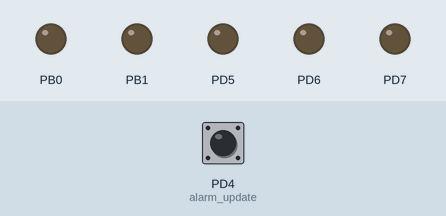
Simulated run of this program. Board: ATmega8, built with avr-gcc and emulated at 8 MHz. On the bench: output pins drawn as LEDs (lit = HIGH). Inputs (shaded band) come from the test bench; at power-on: PD4 (alarm_update) HIGH.

Above: at 1.2 s.
1.3 s: PD4 (alarm_update) pulled LOW for 0.15 s
At 2.1 s:
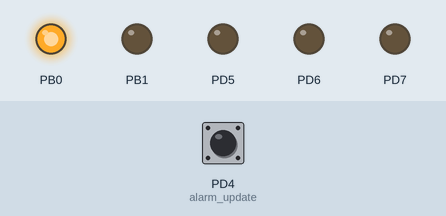
3.8 s: PD4 (alarm_update) pulled LOW for 1 s
At 6.9 s:
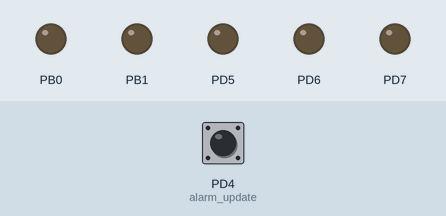
7.2 s: PD4 (alarm_update) pulled LOW for 3.2 s
At 8.3 s:
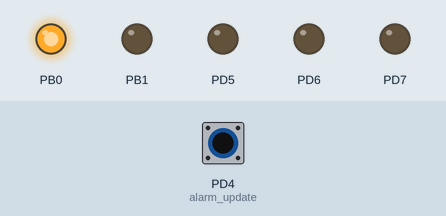
Timing chart, 0 to 12.8 s (numbered marks = the images above; inputs shaded):
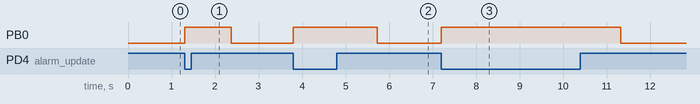

The program:

main.c
```c
/*
***************************************************************
* Geo's Wireless Skateboard: Skateboard ATmega8
* main.c
* Written By: Geoffrey Hunter
* Last Modification: 04/01/2011
*
***************************************************************
*/

/*
***Information***
Micro-controller: ATmega8

*/

/***Header Inclusions***/
#include "main.h"

/***Constants***/
#define NUMBER_OF_LEDS 3


/***Variables***/
static uint16_t tick0;
static uint8_t msg[8];
// Status byte (shared with remote, both units can change bits, as set in definitions.h)
static uint8_t status_byte;

// True on the first time a different state is entered
static uint8_t first_time = true;

/***Function Definitions***/
void setup_comms(void);
void setup_leds(void);

//Toggles O.K. LED once per second
ISR(TIMER0_OVF_vect)
{

	tick0++;
	if(tick0 >= 30)
	{
		//led_toggle(0);
		tick0 = 0;
		//usart_send(msg, 4);
	}
}


int main(void){

	/***Variables***/
	static enum main_states_enum main_state = off;

	/***Intialisation Routines***/
	setup_leds();

	setup_comms();

	tcnt0_init();
	//tcnt2_init();
	motor_init();
	alarm_init();
	buzzer_init();
	uint16_t count_led = 0;

	sei();
	while(1)
	{

		comms_update();
		buzzer_update();
		alarm_update();

		if(alarm_is_triggered())
		{
			buzzer_single_beep();
			alarm_reset();
		}

		// Main state machine
		switch(main_state)
		{

			case off:
				if(first_time == true)
				{
					// Clear on bit in status byte
					status_byte &= ( (1<<ON_BIT_POS)^0xFF );
					// Clear in range bit
					status_byte &= ( (1<<IN_RANGE_BIT_POS)^0xFF );
					motor_disable();
					led_off(0);
					first_time = false;
				}


				// Check if new packet has arrived from remote
				if(comms_is_new_packet())
				{
					main_state = in_range;
					first_time = true;
				}

				break;
			// Skateboard is in range of remote, but not turned on yet
			case in_range:
				if(first_time == true)
				{
					// Set in-range bit in status byte
					status_byte |= (1<<IN_RANGE_BIT_POS);
				}

				if(comms_is_new_packet())
				{
					if(comms_get_byte(STATUS_BYTE_POS) & (1<<ON_BIT_POS))
					{

						main_state = on;
						first_time = true;
					}
					msg[0] = 'r';
					msg[1] = 'm';
					msg[2] = 't';
					msg[3] = 0x03;
					msg[STATUS_BYTE_POS] = status_byte;
					msg[5] = 0x00;
					msg[6] = 0x00;
					msg[7] = '\0';
					comms_send(msg, 8);
				}
				/*
				if(comms_timeout())
				{
					// Turn off motor (user has lost all speed control)
					motor_set_speed(0);
					motor_disable();
					// Turn off skateboard if communication lost with remote
					main_state = off;
					first_time = true;
				}
				*/
				break;
			// Skateboard is on, and motor can be controlled
			case on:
				if(first_time == true)
				{
					// Set on bit in status byte
					status_byte |= (1 << ON_BIT_POS);
					// Enable motor
					motor_enable();
					// Turn power light on
					led_on(0);
					// Emit beep
					buzzer_single_beep();
					first_time = false;
				}


				status_byte |= (1 << ON_BIT_POS);
				if(comms_is_new_packet())
				{
					motor_update();
					if(!(comms_get_byte(STATUS_BYTE_POS) & (1<<ON_BIT_POS)))
					{
						main_state = off;
						first_time = true;
					}
					msg[0] = 'r';
					msg[1] = 'm';
					msg[2] = 't';
					msg[3] = 0x03;
					msg[STATUS_BYTE_POS] = status_byte;
					msg[5] = comms_get_byte(MOTOR_HIGH_BYTE_POS);
					msg[6] = comms_get_byte(MOTOR_LOW_BYTE_POS);
					msg[7] = '\0';
					comms_send(msg, 8);
				}


				/*
				// Check if comms has timed out (no packet received in limit set by COMMS_TIMEOUT_PERIOD)
				if(comms_timeout())
				{
					// Turn off motor (user has lost all speed control)
					motor_set_speed(0);
					motor_disable();
					// Turn off skateboard if communication lost with remote
					main_state = off;
				}
				*/
				// Check if remote has signalled to turn off


				break;
			default:
				break;
		}


	}
}

// Sets up leds. Once setup, use led_on(led_number), led_off(...) or led_toggle(...)
void setup_leds(void)
{
	static uint8_t *led_port[NUMBER_OF_LEDS + 1];
	static uint8_t led_pin[NUMBER_OF_LEDS + 1];
	// Define which port and pin each led is connected to, and then call led_init
	led_port[0] = &PORTD;
	led_pin[0] = 5;
	led_port[1] = &PORTD;
	led_pin[1] = 6;
	led_port[2] = &PORTD;
	led_pin[2] = 7;
	led_port[3] = '\0';
	led_pin[3] = '\0';
	led_init(led_port, led_pin);
}

// Sets up XBee comms. Iden chars are used to identify first 3 bytes of INCOMING packets
void setup_comms(void)
{
	static uint8_t iden_chars[3];
	iden_chars[0] = 's';
	iden_chars[1] = 'k';
	iden_chars[2] = 't';

	comms_init(iden_chars);
}
```

comms.c
```c
/*
***************************************************************
* Geo's Wireless Skateboard: Common File
* comms.c
* Written By: Geoffrey Hunter
* Last Modification: 22/12/2010
*
***************************************************************
*/

/***Header Inclusions***/
#include "comms.h"

/***Constants***/
#define NUM_OF_PACKET_BUFFERS 5
#define BUFFER_SIZE 50
#define RX_DATA_BUFFER_SIZE 50

// Bit positions of data in rx packet

#define MS1_BP 5	// Higher byte of motor speed
#define MS0_BP 6	// Lower byte of motor speed

/***Local Function Declarations***/
void comms_retrieve_data();
uint8_t comms_decode_packet();

/***Variables***/

//flags
static uint8_t new_packet_flg = false;
// Set when a byte has not been read from a new data packet
static uint8_t unread_data_flg = false;
static uint8_t comms_packet_buffer_overrun_flg = false;
static uint8_t comms_init_complete_flg = false;
static uint8_t comms_timeout_flg = true;

//rx variables
static comms_data_t comms_data;
static uint8_t packet_buffer[BUFFER_SIZE];
static uint8_t* iden_chars;

// counter for comms timeout
static uint16_t timeout_counter = 0;

/***Function Definitions***/

void comms_init(uint8_t* iden_chars_in)
{
	led_on(0);
	iden_chars = iden_chars_in;

	// Intialise usart used to communicate with comms
	usart_init();

	//Signal that intialisation is complete
	comms_init_complete_flg = true;
}


void comms_config(uint8_t *command, uint8_t *parameter, uint8_t parameter_bits)
{


}

void comms_update(void)
{
	comms_retrieve_data();

	//Decode if their are new packets present
	if(new_packet_flg)
	{
		// Reset timeout counter
		timeout_counter = 0;
		// Set timeout flag to false when new packet arrives
		comms_timeout_flg = false;
		new_packet_flg = false;
		// Set unread data flag (cleared when comms_get_byte is called)
		unread_data_flg = true;
	}
	else
	{
		// Increment timeout counter if no packet arrived
		timeout_counter++;
		// Set flag if timeout counter has reached the limit without being reset by a new packet arriving
		if(timeout_counter == COMMS_TIMEOUT_PERIOD)
		{
			comms_timeout_flg = true;
		}
	}
}

void comms_retrieve_data()
{
	static enum comms_states_enum comms_state = idle;
	static uint8_t packet_buffer_pos = 0;
	static uint8_t num_of_data_bytes = 0;
	static uint8_t rx_data_byte;

	while(usart_get_byte(&rx_data_byte))
	{

		switch(comms_state){
			case idle:

				packet_buffer_pos = 0;
				num_of_data_bytes = 0;
				if(rx_data_byte == iden_chars[0])
				{
					packet_buffer[packet_buffer_pos] = rx_data_byte;
					packet_buffer_pos++;
					comms_state = second_iden_char;
				}
				break;
			case second_iden_char:
				if(rx_data_byte == iden_chars[1])
				{
					packet_buffer[packet_buffer_pos] = rx_data_byte;
					packet_buffer_pos++;
					comms_state = third_iden_char;
				}
				else
				{
					// Go back to idle state if header not valid
					comms_state = idle;
				}
				break;
			case third_iden_char:
				if(rx_data_byte == iden_chars[2])
				{
					packet_buffer[packet_buffer_pos] = rx_data_byte;
					packet_buffer_pos++;
					comms_state = packet_data_count;
				}
				else
				{
					// Go back to idle state if header not valid
					comms_state = idle;
				}
				break;
			case packet_data_count:
				comms_state = packet_data;
				packet_buffer[packet_buffer_pos] = rx_data_byte;
				num_of_data_bytes = rx_data_byte;
				packet_buffer_pos++;
				break;

			case packet_data:

				packet_buffer[packet_buffer_pos] = rx_data_byte;
				packet_buffer_pos++;
				if(packet_buffer_pos >= 4+3) //FIX
				{
					comms_state = packet_complete;
				}

				break;
			case receiving_checksum:
				comms_state = packet_complete;
				break;
			case packet_complete:
				// Set new packet flag true so comms decode can be called
				new_packet_flg = true;
				led_toggle(2);
				comms_state = idle;
				break;
			default:
				comms_state = idle;
				break;
		}

		//packet_buffer_pos++;
		if(packet_buffer_pos > BUFFER_SIZE)					//Resets packet buffer index (shouldn't happen)
		{
			packet_buffer_pos = 0;
			comms_packet_buffer_overrun_flg = true;
		}
	}
}

uint8_t comms_get_byte(uint8_t byte_num)
{
	// Clear unread data flag once at east one byte from the new packet has been read
	unread_data_flg = false;
	return packet_buffer[byte_num];
}

// Function just passes variables onto usart
void comms_send(uint8_t *data, uint8_t num_of_bytes)
{
	usart_send(data, num_of_bytes);
}

// Returns true if comms has timeout because it has received a packet in COMMS_TIMEOUT_PERIOD
uint8_t comms_timeout(void)
{
	return comms_timeout_flg;
}

// Returns true if their is a new packet that hasn't been read
uint8_t comms_is_new_packet(void)
{
	return unread_data_flg;
}
```

comms.h
```c
/***************************************************************
 * Geo's Wireless Skateboard: Common File
 * comms.h
 * Written By: Geoffrey Hunter
 * Last Modification: 04/01/2012
 *
 ***************************************************************
 */

//***Header Guard***
#ifndef _COMMS_H
#define _COMMS_H

//***Header Inclusions
#include <stdio.h>
#include <stdint.h>
#include <avr/io.h>
#include <avr/interrupt.h>

#include "../common/definitions.h"
#include "../common/led.h"
#include "../common/usart.h"

//***Function Prototypes
void comms_init(uint8_t* iden_chars_in);
void comms_config(uint8_t *command, uint8_t *parameter, uint8_t parameter_bits);
void comms_update(void);
uint8_t comms_get_byte(uint8_t byte_num);
void comms_send(uint8_t *data, uint8_t num_of_bytes);
uint8_t comms_timeout(void);
uint8_t comms_is_new_packet(void);

/***ENUMERATIONS***/
enum comms_states_enum{
	idle,
	second_iden_char,
	third_iden_char,
	packet_data_count,
	packet_data,
	receiving_checksum,
	packet_complete,
};

typedef struct comms{
	uint16_t motor_speed;				//Range:
} comms_data_t;

#endif
```

definitions.h
```c
/*
***************************************************************
* Geo's Wireless Skateboard
* definitions.h
* Written By: Geoffrey Hunter
* Last Modification: 23/12/2010
*
***************************************************************
*/

//***Header Guard***
#ifndef _DEFINITIONS_H
#define _DEFINITIONS_H

#define true 1
#define false 0

// Definitions for remote to skateboard data packets (8 bit)
#define STATUS_BYTE_POS 4
#define MOTOR_HIGH_BYTE_POS 5
#define MOTOR_LOW_BYTE_POS 6
#define ON_BIT_POS 0
#define ALARM_BIT_POS 1
#define IN_RANGE_BIT_POS 2

// Number of state cycles that leds flash at (16-bit)
#define LED_FLASH_RATE 10000

// Number of state cycles before comms has time out if no packet has arrived (16-bit)
#define COMMS_TIMEOUT_PERIOD 50000
// Number of state cycles between each comms packet is sent
#define COMMS_SEND_CYCLES 1000

#define BUZZER_SINGLE_BEEP_CYCLES 50000

typedef union u_168bit{ uint16_t w;		//16 bit accessed as 1 uint
						uint8_t b[2];	//16 bit accessed as 2 bytes
} u_168bit_t;

#endif
```

led.c
```c
/*
***************************************************************
* Geo's Wireless Skateboard
* led.c
* Written By: Geoffrey Hunter
* Last Modification: 14/12/2010
*
***************************************************************
*/

#include "led.h"

static uint8_t **led_port;
static uint8_t *led_pin;


/*
	inputs:
		led_port_in: pointer to an array containing the port address for each led (with '0\' terminating array)
		led_pin_in: pointer to an array containing the pin number for each led
	outputs:
		none
	function:
		Gets the address's pointing to the array holding led information
*/
void led_init(uint8_t** led_port_in, uint8_t* led_pin_in)
{
	led_port = led_port_in;
	led_pin = led_pin_in;

	//Assigns every pin that an LED is connected to as an output
	uint8_t x = 0;
	while(led_port[x] != '\0')
	{
		if(led_port[x] == &PORTB)
		{
			DDRB = DDRB | (1 << led_pin[x]);
		}
		else if(led_port[x] == &PORTC)
		{
			DDRC = DDRC | (1 << led_pin[x]);
		}
		else if(led_port[x] == &PORTD)
		{
			DDRD = DDRD | (1 << led_pin[x]);
		}
		x++;
	}


}

void led_on(uint8_t led_number)
{
	*led_port[led_number] = *led_port[led_number] | (1 << led_pin[led_number]);
}

void led_off(uint8_t led_number)
{
	*led_port[led_number] = *led_port[led_number] & (0xFF ^ (1 << led_pin[led_number]));
}

void led_toggle(uint8_t led_number)
{
	*led_port[led_number] = *led_port[led_number] ^ (1 << led_pin[led_number]);
}
```

led.h
```c
/*
***************************************************************
* Geo's Wireless Skateboard: Common Files
* led.h
* Written By: Geoffrey Hunter
* Last Modification: 14/12/2010
*
***************************************************************
*/

//***Header Guard***
#ifndef _LEDS_H
#define _LEDS_H

//***File Inclusions***
#include <stdio.h>
#include <stdint.h>
#include <avr/io.h>
#include <avr/interrupt.h>

//***Function Prototypes***
void led_init(uint8_t** led_port_in, uint8_t* led_pin_in);
void led_on(uint8_t led_number);
void led_off(uint8_t led_number);
void led_toggle(uint8_t led_number);

#endif
```

tcnt0.c
```c
/*
***************************************************************
* Geo's Wireless Skateboard: Common Files
* tcnt0.c
* Written By: Geoffrey Hunter
* Last Modification: 22/12/2010
*
***************************************************************
*/

/***Header Inclusions***/
#include "tcnt0.h"

/***Constants***/

void tcnt0_init(void)
{
	// Set up timer/counter with 1024 clk divisor
	TCCR0 = (1<<CS02) | (0<<CS01) | (1<<CS00);

	//Enable overflow interrupt on TCNT0
	TIMSK = TIMSK  | (1<<TOIE0);

}
```

tcnt0.h
```c
/*
***************************************************************
* Geo's Wireless Skateboard
* tcnt0.h
* Written By: Geoffrey Hunter
* Last Modification: 22/12/2010
*
***************************************************************
*/

//***Header Guard***
#ifndef _TCNT0_H
#define _TCNT0_H

//***File Inclusions***
#include <stdio.h>
#include <stdint.h>
#include <avr/io.h>
#include <avr/interrupt.h>

/***Function Declarations***/
void tcnt0_init(void);

#endif
```

tcnt2.c
```c
/*
***************************************************************
* Geo's Wireless Skateboard: Common File
* tcnt2.c
* Written By: Geoffrey Hunter
* Last Modification: 05/01/2011
*
***************************************************************
*/

/***Header Inclusions***/
#include "tcnt2.h"

/***Constants***/


/***Local Function Declarations***/


/***Variables***/


void tcnt2_init(void)
{
	// Enable OC2 pin as an output
	DDRB |= (1<<PB3);

	// Set clock surce as main clock
	ASSR = (0<<AS2);
	OCR2 = 100;
	// OC2 output toggle, compare match mode, no clock (use tcnt2_enable to enable clock and start operation)
	TCCR2 = (0<<FOC2) | (1<<WGM21) | (0<<5) | (1<<4) | (0<<WGM20) | (1<<CS22) | (1<<CS21) | (0<<CS20);
	OCR2 = 100;
}

void tcnt2_set_limit(uint8_t limit)
{
	OCR2 = limit;
}

void tcnt2_enable(void)
{
	TCCR2 = (0<<FOC2) | (1<<WGM21) | (0<<COM21) | (1<<COM20) | (0<<WGM20) | (1<<CS22) | (1<<CS21) | (0<<CS20);
}

void tcnt2_disable(void)
{
	TCCR2 = (0<<FOC2) | (1<<WGM21) | (0<<COM21) | (1<<COM20) | (0<<WGM20) | (0<<CS22) | (0<<CS21) | (0<<CS20);
}
```

tcnt2.h
```c
/*
***************************************************************
* Geo's Wireless Skateboard
* tcnt2.h
* Written By: Geoffrey Hunter
* Last Modification: 05/01/2011
*
***************************************************************
*/

//***Header Guard***
#ifndef _TCNT2_H
#define _TCNT2_H

//***File Inclusions***
#include <stdio.h>
#include <stdint.h>
#include <avr/io.h>
#include <avr/interrupt.h>

/*** Function Declarations ***/
void tcnt2_init(void);
void tcnt2_set_limit(uint8_t limit);
void tcnt2_enable(void);
void tcnt2_disable(void);

#endif
```

usart.h
```c
/*
***************************************************************
* Geo's Wireless Skateboard: Common File
* usart.h
* Written By: Geoffrey Hunter
* Last Modification: 14/12/2010
*
***************************************************************
*/

//***Header Guard***
#ifndef _USART_H
#define _USART_H

//***File Inclusions***
#include <stdio.h>
#include <stdint.h>
#include <avr/io.h>
#include <avr/interrupt.h>

#include "../common/led.h"
#include "../common/definitions.h"

/***Function Declarations***/

// Initialisation function
void usart_init(void);

// Use to retrive data. Returns the number of data bytes received and puts them into the array data
uint8_t usart_get_byte(uint8_t *data);
void usart_send(uint8_t *data, uint8_t num_of_bytes);
uint8_t usart_space_in_tx_buffer(void);
uint8_t usart_rx_overflow(void);


#endif
```

alarm.c
```c
/*
***************************************************************
* Geo's Wireless Skateboard: Common File
* alarm.c
* Written By: Geoffrey Hunter
* Last Modification: 05/01/2011
*
***************************************************************
*/

/***Header Inclusions***/
#include "alarm.h"

/***Constants***/
static uint8_t alarm_triggered_flg = false;

void alarm_init(void)
{
	// Sets tilt switch as input
	DDRD &= (0<<PD4)^0xFF;
}

void alarm_update(void)
{
	if(!(PIND & (1<<PD4)))
	{
		alarm_triggered_flg = true;
	}
}

void alarm_reset(void)
{
	alarm_triggered_flg = false;
}

uint8_t alarm_is_triggered(void)
{
	return alarm_triggered_flg;
}
```

alarm.h
```c
/***************************************************************
 * Geo's Wireless Skateboard: Common File
 * alarm.h
 * Written By: Geoffrey Hunter
 * Last Modification: 05/01/2012
 *
 ***************************************************************
 */

//***Header Guard***
#ifndef _ALARM_H
#define _ALARM_H

//***Header Inclusions
#include <stdio.h>
#include <stdint.h>
#include <avr/io.h>
#include <avr/interrupt.h>

#include "../common/definitions.h"
void alarm_init(void);
void alarm_update(void);
void alarm_reset(void);
uint8_t alarm_is_triggered(void);

#endif
```

Source omitted: usart.c (3943 bytes), buzzer.c (914 bytes), buzzer.h (612 bytes), main.h (668 bytes), motor.c (1976 bytes), motor.h (644 bytes)

Measured:
- after the input at 1.3 s, PB0: LOW → HIGH at once, → LOW 1.1 s later
- after the input at 3.8 s, PB0: LOW → HIGH at once, → LOW 1.9 s later
- after the input at 7.2 s, PB0: LOW → HIGH at once, → LOW 4.1 s later
